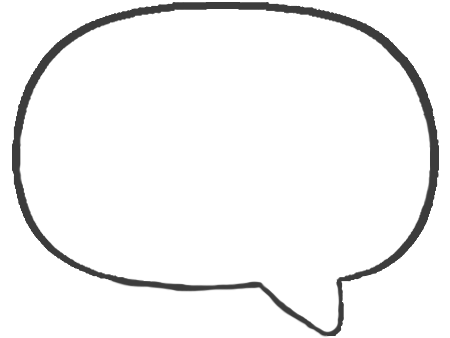
#> input picture img/answear.png, 450 x 338 px; its folder holds only this picture in this run
$ python -i daily.py   (imports and definitions only)
#> lines starting #> are read from the running program, lines starting #| are printed output that depends on the picture
# -*- coding: utf-8 -*-
"""daily.py — 日记本子项目（Celestia AssistantAI · HTML5 响应式风格）

独立运行的日记程序，界面风格与主程序完全一致：
- HTML5 白色圆角卡片 / 主题色 #6c8ef5 / 投影 / 渐变与幽灵按钮；
- 无边框圆角半透明窗口 + 自定义标题栏（拖动 / 最小化 / 最大化 / 关闭）+ 四边缩放。

功能：
- 一级界面 DailyMainWindow：日记卡片列表（标题 / 建立日期 / 上次修改日期），
  每篇带删除按钮（img/dailydel.png）；右上角「新建日记」与「删除文件」。
- 二级界面 DailyEditWindow：标题、正文（富文本）、插入图片、插入文件、
  角色专属多选（主项目 roles/ 角色 + group.json 群组）、保存。
- 数据全部位于主目录 /dailydata：dailytext/ 存日记 JSON，dailyfile/ 存附件副本。
- 日记自动记录首次保存时间 created_at 与最近修改时间 updated_at。
- 全 UTF-8 编码，界面不含任何 emoji。

运行方式：python daily.py   （仅依赖 PySide6，与主程序一致）
规划文档：dailymanger.md（路径 / 变量 / 数据结构说明与调整示例）
"""

from __future__ import annotations

import json
import os
import re
import shutil
import sys
import time
import uuid
from datetime import datetime
from pathlib import Path
from typing import Any, Dict, List, Optional
from urllib.parse import unquote

# ================================================================
# HTML5 风格常量（与主程序 ui_manager.py / skilltools.py 完全一致）
# ================================================================
ACCENT = "#6c8ef5"
ACCENT_HOVER = "#8fb0ff"
ACCENT_PRESSED = "#4a6fd4"
TEXT_DARK = "#2b2b33"
TEXT_MID = "#6b7280"
TEXT_LIGHT = "#9aa0ac"
CARD_BG = "rgba(255,255,255,0.92)"
CARD_BG_ALT = "rgba(246,247,252,0.9)"
BORDER = "#e5e7f0"
RADIUS = 14
DANGER = "#d64545"
FONT_FAMILY = '"Microsoft YaHei UI", "Microsoft YaHei", sans-serif'

# 时间戳格式（created_at / updated_at 共用）
_TS_FMT = "%Y-%m-%d %H:%M:%S"

# ================================================================
# 路径定义（以主目录为基准，与主程序 config_loader 一致）
# ================================================================
ROOT = Path(__file__).resolve().parent
DAILY_DIR = ROOT / "dailydata"            # 数据根目录
DAILY_TEXT_DIR = DAILY_DIR / "dailytext"  # 日记 JSON 目录
DAILY_FILE_DIR = DAILY_DIR / "dailyfile"  # 附件目录（图片 / 文件副本）
IMG_DELETE = ROOT / "img" / "dailydel.png"  # 删除按钮图标


# ================================================================
# 基础工具函数
# ================================================================
def _now_str() -> str:
    """当前时间字符串（按 _TS_FMT 格式）。"""
    return datetime.now().strftime(_TS_FMT)


def _unique_id() -> str:
    """生成日记唯一 id：YYYYMMDD_HHMMSS_<6位hex>。"""
    return time.strftime("%Y%m%d_%H%M%S") + "_" + uuid.uuid4().hex[:6]


_SAFE_RE = re.compile(r"[^\w\u4e00-\u9fff\-.]", flags=re.UNICODE)


# [463 lines left out: functions _safe_name, ensure_dirs, _hex_to_rgba, _lighten, _darken, _root_qss and 18 more, not called in this run]


def _file_url(path: Path) -> str:
    """本地绝对路径 -> file:/// URL（用于富文本显示，中文路径安全）。"""
    return path.resolve().as_uri()


# [31 lines left out: functions _rel_to_abs, _abs_to_rel, not called in this run]


# ================================================================
# PySide6 导入
# ================================================================
try:
    from PySide6.QtCore import Qt, QEvent, QPoint, QRect, QSize
    from PySide6.QtGui import QColor, QIcon, QMouseEvent, QPainter, QPainterPath, QPixmap
    from PySide6.QtWidgets import (
        QApplication, QCheckBox, QComboBox, QDialog, QFileDialog, QFrame, QHBoxLayout,
        QLabel, QLineEdit, QListWidget, QListWidgetItem, QMainWindow,
        QMessageBox, QPushButton, QScrollArea, QTextEdit, QVBoxLayout,
        QWidget,
    )
except ImportError:  # pragma: no cover
    print("=" * 60)
    print("[启动失败] 依赖 PySide6 未安装。")
    print("请先安装依赖：pip install PySide6")
    print("=" * 60)
    raise SystemExit(1)

from utils.styled_msg import (  # noqa: E402
    styled_confirm, styled_info, styled_question, styled_warning)


# [25 lines left out: functions _accent_from_config, _theme_from_config, not called in this run]


def _blur_image(path: str, radius: int = 18) -> Any:
    """用 Pillow 预模糊主题背景（与主程序 ui_manager 一致）。失败时回退原图。"""
#> called with path = 'img/answear.png', radius = 18
    try:
        from PIL import Image, ImageFilter
        from PySide6.QtGui import QImage
        img = Image.open(path).convert("RGB")
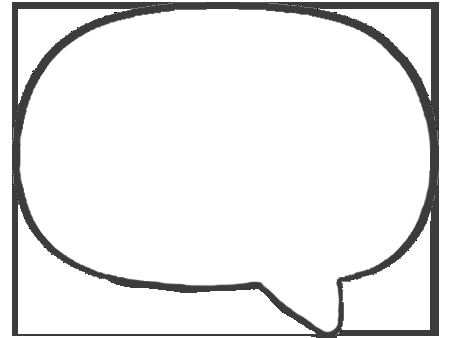
#> img: PIL image 450x338 RGB; min 0, max 255, mean 234
        img = img.filter(ImageFilter.GaussianBlur(radius=radius))
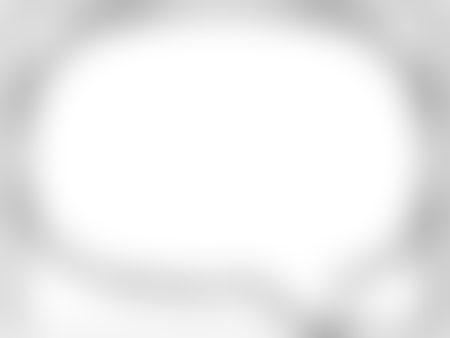
#> img: PIL image 450x338 RGB; min 184, max 255, mean 236.8
        data = img.tobytes("raw", "RGB")
#> (the run stopped early here; a loop or call above may not have finished)

$ run again, on img/time.png
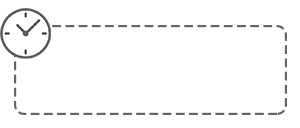
#> input picture img/time.png, 300 x 128 px
#> in _blur_image, `img = img.filter(ImageFilter.GaussianBlur(radius=radius))`:
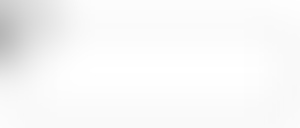
#> img: PIL image 300x128 RGB; mean R, G, B 247.5, 247.5, 247.5
